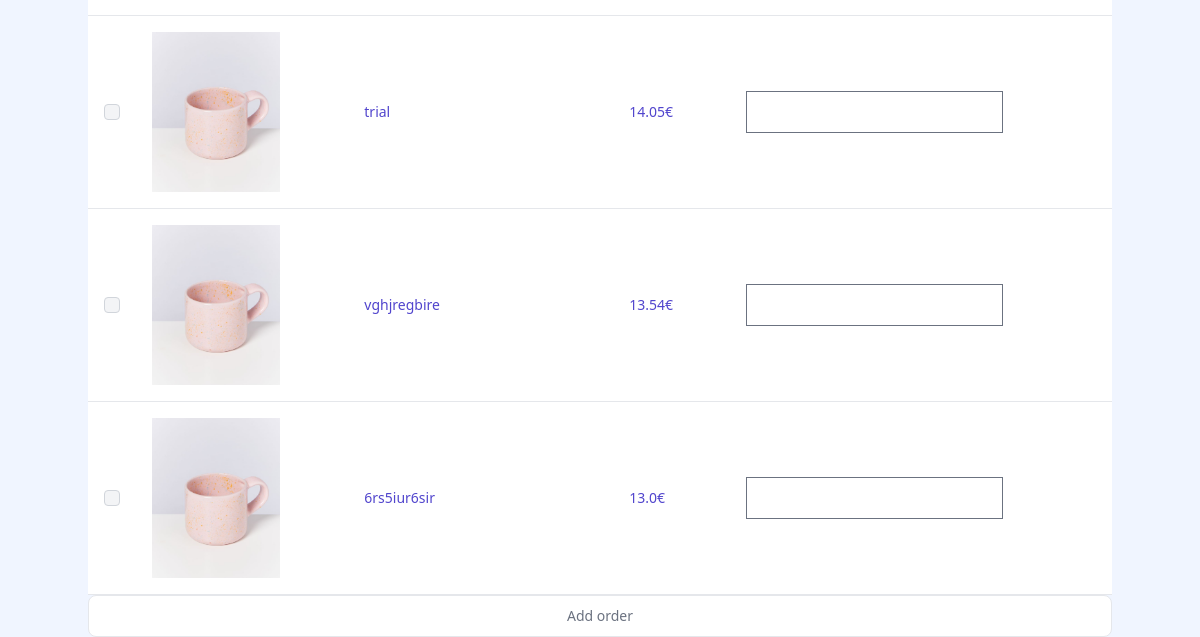
The app's page /new_order (lower part), older data.
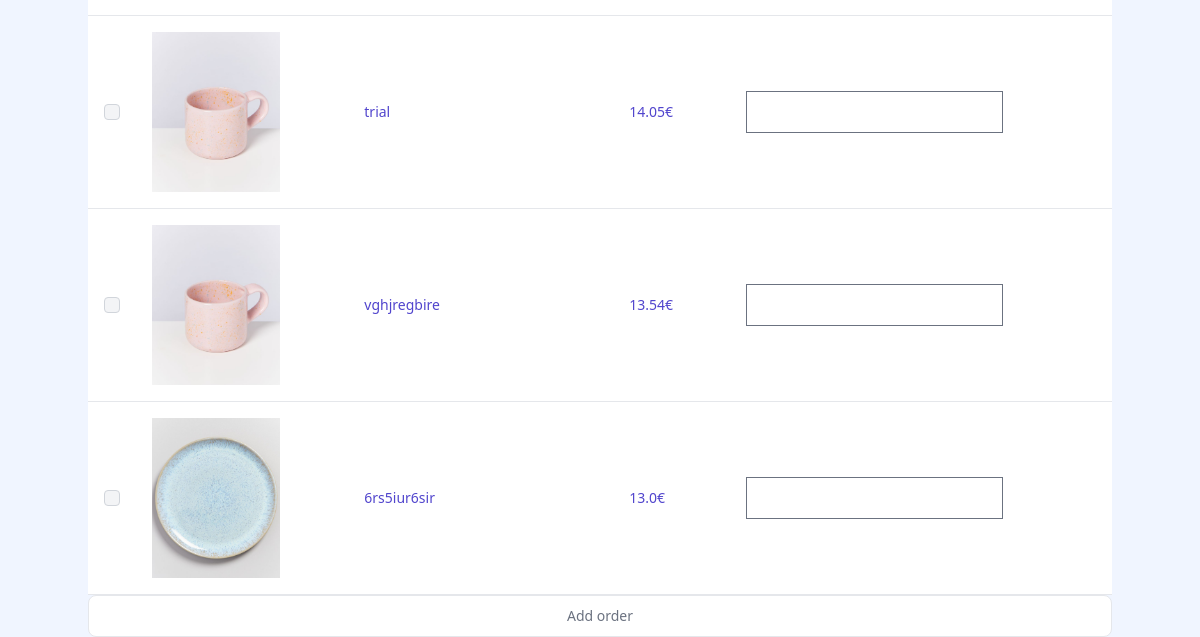
The same page, newer data.
### dashboard/models.py (models this page shows, shortened)
class Item(models.Model):
    productclass = models.ForeignKey(ProductClass, on_delete=models.CASCADE)
    description = models.CharField(max_length=400)
    id = models.BigIntegerField().primary_key=True
    amount_instock = models.PositiveBigIntegerField(default=1)
    color_choices = [ # These are tuples for the color choices possible
        ('BL', 'Blue'),
        ('GN', 'Green'),
        ('GY', 'Grey'),
        ('PI', 'Pink'),
        ('RE', 'Red'),
        ('BE', 'Beige'),
        ('MC', 'Multicolor'),
        ('WH', 'White'),
        ('BA', 'Black'),
        ('BR', 'Brown'),
        ('SL', 'Silver'),
        ('GO', 'Gold'),
        ('PU', 'Purple'),
    ]
    color = models.CharField(
        max_length= 100,
        choices=color_choices,
        default='Multicolor')
    image = models.ImageField(upload_to="uploads/")
    price = models.FloatField(default=0)
    name = models.CharField(max_length=100, default="name") # TODO: Maybe remove default="name"????

### orders/views.py (the view, shortened to what this page needs)
# urls.py: path("new_order", views.new_order, name="new_order"),
def new_order(request):
    if request.method == "GET":
        customers = Customer.objects.all()
        items = Item.objects.all()
        classes = ProductClass.objects.all()
        color_choices = Color.objects.all()
        return render(request, "orders/new_order.html", {"customers": customers, "items": items, "classes": classes, "color_choices": color_choices})

### dashboard/models.py (called while the page is built)
    def __str__(self):
        return self.name

### orders/templates/orders/new_order.html (shortened to what this page needs)
{% extends '_base.html' %}
{% block content %}
<div id="Add_new_order" class="flex-auto">
    <form action="" method="post" enctype="multipart/form-data">
        <table class="w-full text-sm text-left rtl:text-right text-indigo-200 dark:text-indigo-400 ">
            <tbody>
                {% for item in items %}
                <tr class="item_row bg-white border-b dark:bg-gray-800 dark:border-gray-700 hover:bg-gray-50 dark:hover:bg-gray-600 text-indigo-700">
                    <td class="w-4 p-4">
                        <div class="flex items-center">
                            <input type="checkbox" name="item_row_checkbox" value="{{item.id}}"
                                class="item_row_checkbox w-4 h-4 text-blue-600 bg-gray-100 border-gray-300 rounded focus:ring-blue-500 dark:focus:ring-blue-600
                         dark:ring-offset-gray-800 dark:focus:ring-offset-gray-800 focus:ring-2 dark:bg-gray-700 dark:border-gray-600 inventory-checkbox">
                        </div>
                    </td>
                    <td class="p-4">
                        <img src="{{item.image.url}}" class="w-16 md:w-32 max-w-full max-h-full" alt="{{item.description}}">
                    </td>
                    <td class="name px-6 py-4">
                        {{item.name}}
                    </td>
                    <td class="price px-6 py-4">
                        {{item.price}}€
                    </td>
                    <td class="amount px-6 py-4">
                        <input class="amount_input" disabled type="number" name="amount" min="1">
                    </td>
                </tr>
                {% endfor %}
            </tbody>
        </table>
        <div>
            <button type="submit" name="add_new_order" class="inline-flex w-full justify-center text-gray-500 items-center bg-white hover:bg-gray-100 focus:ring-4 focus:outline-none focus:ring-primary-300
                rounded-lg border border-gray-200 text-sm font-medium px-5 py-2.5 hover:text-gray-900 focus:z-10 dark:bg-gray-700 dark:text-gray-300 dark:border-gray-500 dark:hover:text-white
                dark:hover:bg-gray-600 dark:focus:ring-gray-600">
                Add order
            </button>
        </div>
    </form>
</div>
{% endblock %}

### templates/_base.html (shortened to what this page needs)
{% load compress %}
{% load static %}
{% load django_browser_reload %}
<!DOCTYPE html>
<html lang="en">
<head>
    {% compress css %}
    <link rel="stylesheet" href="{% static 'src/output.css' %}">
    {% endcompress %}
</head>
<body class="bg-indigo-50">
    <div class="container mx-auto mt-4">
        {% block content %}
        {% endblock content %}
    </div>
</body>
</html>

Row changes from the older to the newer data that the page shows:
changed Item "6rs5iur6sir": image: a different picture
